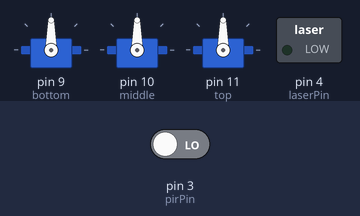
A sketch run on a simulated Arduino Uno, built with avr-gcc and run on an emulated ATmega328P. Parts: 3 × servo, switched loads named in the sketch (green lamp = pin HIGH). Inputs (shaded band) come from the test bench; at power-on: pin 3 (pirPin) LOW.

Above: at 0.1 s.
At 105.2 s:
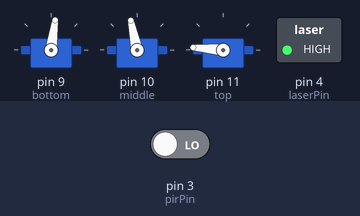
Timing chart, 0 to 130.0 s (numbered marks = the images above):
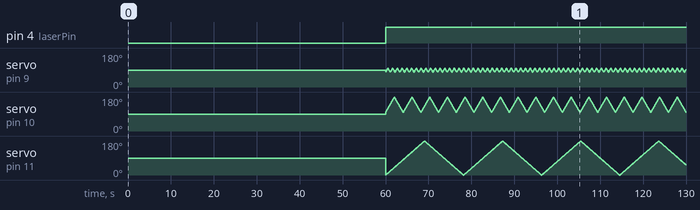

Measured:
- by itself, pin 4 (laserPin): LOW → HIGH at 60.0 s

The sketch:

CED.ino
```cpp
#include <Servo.h>

Servo bottom;
int bottomPos = 0;
int bottomMin = 80;
int bottomMax = 100;
int bottomSpeed = 2;

Servo middle;
int middlePos = 0;
int middleMin = 100;
int middleMax = 180;
int middleSpeed = 2;

Servo top;
int topPos = 0;
int topMin = 0;
int topMax = 180;
int topSpeed = 1;

// PIR sensor pin
int pirPin = 3;
unsigned long lastMovement = 0;

// Laser pointer pin
int laserPin = 4;

void setup()
{
  bottom.attach(9);
  middle.attach(10);
  top.attach(11);

  bottomPos = bottomMin;
  middlePos = middleMin;
  topPos = topMin;

  pinMode(pirPin, INPUT);

  pinMode(laserPin, OUTPUT);

  Serial.begin(9600);
}

void loop()
{
  unsigned long time = millis();
  int sensorReading = digitalRead(pirPin);
  if (sensorReading == 1) {
    lastMovement = time;
  }

  // If nothing has moved in 60 seconds, stop
  if (lastMovement + 60000 <= time) {
    move();
  } else {
    digitalWrite(laserPin, LOW);
  }

  delay(50);
}

void move() {
  digitalWrite(laserPin, HIGH);

  bottom.write(bottomPos);
  middle.write(middlePos);
  top.write(topPos);

  // Switch directions if either limit is reached
  if (bottomPos >= bottomMax || bottomPos < bottomMin) {
    bottomSpeed *= -1;
  }

  if (middlePos >= middleMax || middlePos < middleMin) {
    middleSpeed *= -1;
  }

  if (topPos >= topMax || topPos < topMin) {
    topSpeed *= -1;
  }

  bottomPos += bottomSpeed;
  middlePos += middleSpeed;
  topPos += topSpeed;
}
```
